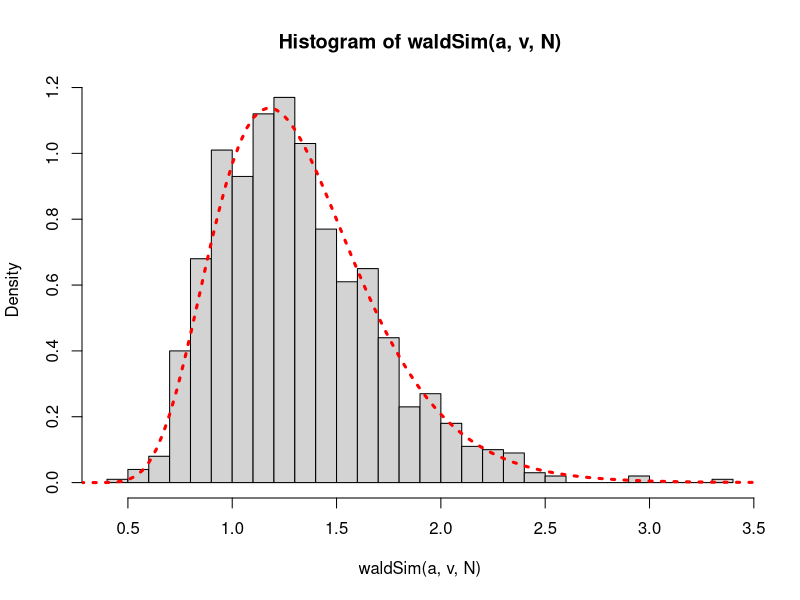

R code for this plot:

dc=.1 #diffusion coefficient
a=.4
v=.3
N=1000

#Simulates data from Wald dist. by
# running a 1-bound random walk on 
# each simulated trial
# This one is slow to run, but much
# more interpretable in terms of how
# the RTs are being generated for each
# trial.
waldSim2=function(a,v,N){
  #time steps for random walk (in seconds)
  ts=.001
  #scale average evidence step
  # and SD in evidence steps based
  # on time steps
  dav=v*ts #average change in position of evidence accumulation process
  dsd=sqrt(dc^2*ts) #standard deviation in position changes
  
  rt=c()
  
  for(trl in 1:N){
    out=0
    pos=0 #position of evidence acc. process
    cnt=0 #counter for time steps
    while(out==0){
      pos=pos+rnorm(1,dav,dsd)
      cnt=cnt+1
      if(pos>a) out=1
    }
    rt[trl]=cnt*ts
  }
  return(rt)
}


#Simulates data from Wald dist. 
# This one uses a sampling trick
# that is much faster but hard to
# interpret. 
waldSim=function(a,v,N){
  mu=a/v
  lambda=a^2/dc^2
  y=rnorm(N)^2
  x=mu + ((mu^2*y)/(2*lambda)) - ((mu/(2*lambda))*sqrt(4*mu*lambda*y+mu^2*y^2))
  z=runif(N)
  rt=c()
  rt[z<=(mu/(mu+x))] = x[z<=(mu/(mu+x))]
  rt[z>(mu/(mu+x))] = mu^2/x[z>(mu/(mu+x))]
  return(rt)
}  

#Simulates data from Wald dist. 
# Returns quantiles isntead of all RTs 
waldSimq=function(a,v,N){
  mu=a/v
  lambda=a^2/dc^2
  y=rnorm(N)^2
  x=mu + ((mu^2*y)/(2*lambda)) - ((mu/(2*lambda))*sqrt(4*mu*lambda*y+mu^2*y^2))
  z=runif(N)
  rt=c()
  rt[z<=(mu/(mu+x))] = x[z<=(mu/(mu+x))]
  rt[z>(mu/(mu+x))] = mu^2/x[z>(mu/(mu+x))]
  q=quantile(rt,c(.1,.3,.5,.7,.9))
  return(q)
}  


dwald2=function(t,mu,lambda) sqrt(lambda/(2*pi*t^3)) * exp((-lambda*(t-mu)^2)/(2*mu^2*t))

dwald=function(t,a,v){
  mu=a/v
  lambda=a^2/dc^2
  d=sqrt(lambda/(2*pi*t^3)) * exp((-lambda*(t-mu)^2)/(2*mu^2*t))
  return(d)
}


pwald=function(t,a,v){
  dwald1=function(t){
    mu=a/v
    lambda=a^2/dc^2
    d=sqrt(lambda/(2*pi*t^3)) * exp((-lambda*(t-mu)^2)/(2*mu^2*t))
    return(d)
  }
  p=rep(0,length(t))
  for(i in 1:length(t)){
    if(t[i]>0) p[i]=integrate(dwald1,0,t[i])$val
  }
  return(p)
}



vt=seq(0,10,length.out=300)


mu=a/v
lambda=a^2/dc^2

#plot(vt,dwald2(vt,mu,lambda),type='l',lwd=5)
#hist(waldSim2(a,v,N),30,freq=F)
hist(waldSim(a,v,N),30,freq=F)
points(vt,dwald(vt,a,v),type='l',lty=3,col="red",lwd=3)


